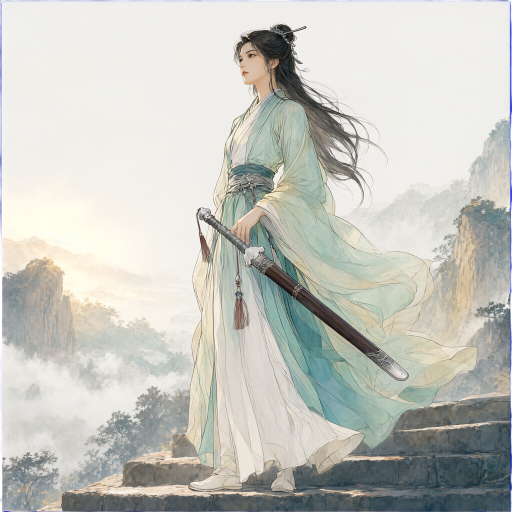
#> input picture apps/backend/comfyui/input_seed/daojie-ref-1003.png, 1024 x 1024 px (shown at 1/2 size); its folder holds only this picture in this run
$ python -i gongbi_v2.py   (imports and definitions only)
#> lines starting #> are read from the running program, lines starting #| are printed output that depends on the picture
"""Local ChapterVideo gongbi-v2 prompt, capability, and review contracts.

The source art-direction lives in the MA ``ma-imagegen`` skill.  This module
is intentionally self-contained so MYStudio does not depend on that workspace
at runtime while retaining source provenance in every generated report.
"""

from __future__ import annotations

import hashlib
import json
import re
from pathlib import Path
from typing import Any

from PIL import Image


STYLE_CONTRACT_VERSION = "gongbi-v3"
# 存量台账/已批准资产为 gongbi-v2;消费侧(审批/回放/参考继承)对两版本均接受。
ACCEPTED_STYLE_CONTRACT_VERSIONS = frozenset({"gongbi-v2", STYLE_CONTRACT_VERSION})
PROMPT_AUDIT_VERSION = "gongbi-v3-prompt-audit-v1"
COLOR_AUDIT_VERSION = "gongbi-v2-color-audit-v3"
REFERENCE_CAPABILITY_SCHEMA_VERSION = "chapter_video-reference-capability-v1"
SOURCE_PROVENANCE = (
    "MA/.claude/skills/ma-imagegen/knowledge/art-direction/"
    "mystudio-chapter_video-gongbi-style-contract.md"
)
COLOR_AUDIT_SOURCE_PROVENANCE = (
    "MA/.claude/skills/ma-imagegen/scripts/"
    "gongbi/chapter_video_gongbi_restyle.py:audit_polychrome_image"
)
REFERENCE_CAPABILITY_MANIFEST = Path(__file__).with_name(
    "gongbi_v2_reference_capabilities.json"
)

STYLE_REFERENCE_ROLE = "style-reference"
REFERENCE_ROLE_ORDER = (
    "scene-viewpoint",
    "canonical",
    "prop-state",
    "previous-approved-frame",
    STYLE_REFERENCE_ROLE,
)
HUMAN_REVIEW_CHECKLIST_FIELDS = (
    "linework",
    "colorBalance",
    "clothingIntegrity",
    "cleanliness",
    "continuity",
    "text",
    "watermark",
)

# These strings are deliberately GPT-safe: no SD weights and no provider-only
# syntax.  They follow the MA ImageGen static order: medium, color/material,
# then light. Scene facts are added separately by the storyboard builder.
STORYBOARD_MEDIUM_LOCK = (
    "gongbi-v3：2D彩色工笔水墨手绘剧情关键帧；媒介规则优先于参考图中的数字渲染、"
    "光影和材质，参考图只继承角色/场景/道具事实。人物的脸、手、发丝、衣缘、接缝、衣褶、"
    "配饰、器物与建筑边缘先以连续白描和铁线描建立结构，再用透明薄层矿物色分染与罩染；"
    "主体密、背景疏，写意只用于山水、雾气、灵气与远景，不用数字厚涂、宽大明暗块或材质高光塑形。"
    "全员衣物完整可穿，保留整袖口、整下摆和闭合缝线，材质可朴素但不可破损。"
    "保持 low visual noise、denoised details、clear readable surfaces、smooth matte finish 与 controlled ink wash，"
    "不放大表面噪声，不把纸纹褶皱、纤维条或扫描纸纹当作完成目标。"
)
STORYBOARD_COLOR_MATERIAL_LOCK = (
    "水墨墨线、淡墨与浅净哑光平涂底（smooth pale matte flat-wash ground）承载画面大关系，"
    "底色为安静象牙白/米色平涂色场；色相跟随角色与场景设定事实，"
    "只用2-3种低饱和矿物色，至少同时包含一组石青/石绿/靛青/玉青冷色薄染和一组赭石/朱砂/矿物朱/旧金暖色薄染，"
    "形成克制但清楚的冷暖关系；综合彩色占比30%-70%仅作人工审稿观察与报告，不作为生成硬门，"
    "但彩色必须形成连续可见色区，不得缩成单个小印记、零散像素或局部微光。"
    "参考图若是灰白、黑白或低饱和，只继承身份、结构和空间事实，不得继承参考图的灰白媒介、综合色量或脏旧滤镜。"
    "天、水、雾与地面不得被单一冷青或灰蓝铺满，成片不得退化为黑白、灰白或单色素描；"
    "矿物颜料颗粒、旧木与藤编须靠线描和薄染区分，旧而不脏。"
)
STORYBOARD_LIGHT_LOCK = (
    "采用柔和均匀平光与浅净哑光平涂底，阴影轻薄有彩色层次；"
    "雾与潮湿只以淡墨留白、细线和局部薄染表现，不作镜面湿面反光、HDR高光或电影级体积雾。"
    "画面干净、完成度高、无统一脏污滤镜。"
)
CLEAN_GONGBI_OUTPUT_LOCK = (
    "CLEAN GONGBI OUTPUT（hard）：保持 low visual noise、denoised details、clear readable surfaces、"
    "smooth matte finish 与 controlled ink wash；保留墨线边缘和克制矿物颜料颗粒，"
    "不放大表面噪声，不把纸纹褶皱、纤维条或扫描纸纹当作完成目标。"
)
STORYBOARD_STYLE_LOCK = " ".join((
    STORYBOARD_MEDIUM_LOCK,
    STORYBOARD_COLOR_MATERIAL_LOCK,
    STORYBOARD_LIGHT_LOCK,
))
DERIVED_ASSET_STYLE_LOCK = (
    "gongbi-v3：彩色工笔资产：先以连续白描和铁线描锁定脸、手、发丝、"
    "衣褶、接缝与器物结构，再以透明薄层矿物色分染与罩染；水墨为主、按角色与场景设定事实彩色点缀"
    "（综合彩色占比30%-70%仅作人工审稿观察，不作为生成硬门，禁灰白化与满幅鲜艳），"
    "使用浅净哑光平涂底、柔和均匀平光和干净完成度；保持 low visual noise、denoised details、clear readable surfaces、"
    "smooth matte finish 与 controlled ink wash。衣物必须完整可穿，保持整袖口、整下摆和闭合缝线。"
)
STORYBOARD_NEGATIVE_CONSTRAINTS = (
    "禁止写实摄影、3D/CGI、塑料磨皮、赛璐璐平涂、西方油画厚涂、霓虹色、"
    "大块灰面塑形、软体积光、照片级景深、HDR高光、电影级体积雾、好莱坞三点布光、"
    "镜面湿面反光、全幅冷青或灰蓝渲染、近黑大面积衣袍或地面、纸纹褶皱、满幅纸纹、"
    "宣纸纤维滤镜、扫描纸纹滤镜、横向纤维条、脏污噪点、"
    "黑白画、灰白画、单色素描、衣物不完整、断裂衣摆、破烂衣物、文字、水印、签名、logo、乱码题字；"
    "dirty texture、muddy texture、compression artifacts、oversharpening halos、random stains、"
    "dirty color clumps、messy lineart、visual noise、paper-wrinkle texture、crumpled-sheet folds、"
    "fiber streaks、incomplete clothing、broken hems。"
)
STORYBOARD_FRAME_NEGATIVE_CONSTRAINTS = (
    f"{STORYBOARD_NEGATIVE_CONSTRAINTS}禁止高对比漫画动作稿、现代/科幻元素、"
    "白底设定图、三视图、资料卡，以及把剧情分镜画成资产设定页；"
    "禁止 reference-card/character-card/prop-card 参考卡、角色卡、道具卡等卡片式叠层，"
    "禁止 picture-in-picture/PIP 画中画、分屏、拼贴、"
    "网格、多面板或带边框缩略图；参考图不得作为可见图层出现在成片中，输出必须是单一全幅连续剧情画面。"
)
STORYBOARD_SCENE_LIGHTING = {
    "dock-main-axis": (
        "金水河傍晚河雾以淡墨留白表现，石青只作局部薄染，赭石余光落在人物脸、手和旧木边缘；"
        "湿木栈以细墨线点出潮湿，不作镜面反光，背景山水以淡墨退远。"
    ),
    "inn-hall-counter-axis": (
        "客栈枯灯以赭石薄染为暖色焦点，门缝夜风使边缘留白收束；铜钱、账册与油布以局部旧金薄染辨识，"
        "室内保持线描可读。"
    ),
    "inn-room-window-axis": (
        "客栈斗室中枯灯赭石薄染与北窗石青薄染并置，床榻、木桌和窗轴以连续线描保持清晰，"
        "均匀纸面光不压暗边角。"
    ),
    "school-lamp-desk-axis": (
        "塾馆油灯的赭石薄染与窗外淡墨雾层并置，孩童面部以连续线描和轻薄阴影保持清晰，"
        "掌心低亮朱砂炭色只作克制焦点。"
    ),
    "inn-room-night-return": (
        "深夜斗室中枯灯与窗外月色只以轻薄石青和赭石薄染表现；床榻、木桌与北窗保持线描可读，"
        "室内以留白收束，不出现塾馆人物。"
    ),
    "river-night-long-axis": (
        "深夜河面与远山之间以淡墨雾层和留白退远，宗门灵舟轮廓保持纸面平光层次，"
        "低亮朱砂火印成为局部焦点。"
    ),
}

MIN_CHROMATIC_RATIO = 0.30
MAX_CHROMATIC_RATIO = 0.70
COLOR_FORWARD_RATIO = 0.45
MIN_HUE_FAMILIES = 1
WARM_XUAN_HUE_MIN = 8
WARM_XUAN_HUE_MAX = 38
WARM_XUAN_SATURATION_MAX = 80
WARM_XUAN_VALUE_MIN = 180
REFERENCE_COLOR_AUDIT_VERSION = "gongbi-v2-reference-color-audit-v2"
REFERENCE_SUBJECT_COLOR_ROLES = frozenset({"canonical", "prop-state"})
REFERENCE_DIAGNOSTIC_COLOR_ROLES = frozenset({"prop-state"})
MIN_REFERENCE_CONTENT_AREA_RATIO = 0.08
REFERENCE_BACKGROUND_DISTANCE = 24.0
REFERENCE_BACKGROUND_LUMA_DELTA = 20.0

REQUIRED_STYLE_MARKERS = (
    STYLE_CONTRACT_VERSION,
    "媒介规则优先于参考图中的数字渲染",
    "连续白描和铁线描",
    "主体密、背景疏",
    "薄层矿物色分染与罩染",
    "浅净哑光平涂底",
    "柔和均匀平光",
    "连续可见色区",
    "不得继承参考图的灰白媒介",
    "low visual noise",
    "denoised details",
    "clear readable surfaces",
    "smooth matte finish",
    "controlled ink wash",
)
CHARACTER_REQUIRED_STYLE_MARKERS = ("衣物完整可穿",)
REFERENCE_REPLACEMENT_PROMPT_VERSION = "gongbi-v3-reference-replacement-v1"
REFERENCE_REPLACEMENT_MAX_CHARS = 900
REFERENCE_REPLACEMENT_SECTIONS = (
    "主体事实",
    "媒介层级",
    "构图空间",
    "色彩材质",
    "光源",
    "反向约束",
)
REFERENCE_REPLACEMENT_DUPLICATE_DIRECTIVES = (
    "柔和均匀平光",
    "浅净哑光平涂底",
    "连续白描和铁线描",
    "30%-70%",
    "禁止写实摄影",
    "脏污噪点",
    "镜面湿面反光",
    "衣物完整可穿",
)
STYLE_SECTION_INTERIOR_LEAKS = ("竹窗", "卷轴", "瀑布", "画案")
RAGGED_CLOTHING_PATTERN = re.compile(
    r"(?:褴褛|破衣|破洞衣|碎边衣|ragged|tattered|shredded)",
    re.IGNORECASE,
)
SD_WEIGHT_PATTERN = re.compile(r"\([^()]{1,200}:\s*\d+(?:\.\d+)?\)")
MONOCHROME_GRAY_BLUE_PATTERN = re.compile(
    r"(?:单一|单色|全幅|仅|只有|统一)[^。；，]{0,20}(?:灰蓝|蓝灰)"
    r"|(?:灰蓝|蓝灰)[^。；，]{0,20}(?:单一|单色|全幅|唯一|主色)",
)
UNSCOPED_REFERENCE_INHERITANCE_PATTERN = re.compile(
    r"(?:保持|确保)所有@图(?:N|\d+)[^。；]{0,40}(?:与参考图一致|参考图一致|一致)"
)
LEGACY_SCENE_PALETTE_TERMS = ("灰蓝", "蓝灰", "深灰", "冷青", "仅作小面积")
POSITIVE_CINEMATIC_RENDER_PATTERN = re.compile(
    r"(?:电影(?:级|感|式)?(?:光|雾|质感)?|HDR(?:高光)?|照片级(?:景深|材质)?|"
    r"镜面(?:湿面)?反光|体积雾|全幅(?:冷青|灰蓝|蓝灰)|浓雾(?:覆盖|吞没)|"
    r"(?:雾气|浓雾)吞没(?:远景|背景)|压暗四角|半明半暗|(?:旧金|断口)冷光|"
    r"(?:古字|题字)[^。；，]{0,12}(?:渗出|发光|闪烁)|"
    r"(?:火印|印记)[^。；，]{0,12}(?:穿破夜色|发光|点亮)|"
    r"暗红[^。；，]{0,12}(?:光|发亮))"
)
V2_PROMPT_FACT_REPLACEMENTS = (
    (
        "深夜雾气吞没远景，断剑与残卷带旧金冷光，宗门灵舟火印穿雾但不破坏低饱和水墨基调",
        "深夜远景以淡墨留白退远，断剑与残卷以局部旧金薄染呈现，宗门灵舟火印为低亮朱砂印记；保持水墨与纸白为主、冷暖色区克制清楚",
    ),
    (
        "深夜斗室内，晏燎掌心余红化成残卷边缘裂痕，末页古字渗出旧金冷光",
        "深夜斗室内，晏燎掌心朱砂余温化成残卷边缘裂痕，末页纹路以克制旧金薄染显出",
    ),
    (
        "宗门灵舟在雾中显形，朱红火印穿破夜色",
        "淡墨雾层中现出宗门灵舟轮廓，低亮朱砂火印成为夜色中的局部焦点",
    ),
    (
        "客栈枯灯偏暖，门缝夜风压暗四角，铜钱、账册、油布和断剑以局部旧金冷光提亮",
        "客栈枯灯以赭石薄染为暖色焦点，门缝夜风使边缘留白收束；铜钱、账册、油布和断剑以局部旧金薄染辨识，室内保持线描可读",
    ),
    (
        "塾馆油灯与窗外冷雾交叠，孩童面部半明半暗，掌心暗红只作克制焦点光",
        "塾馆油灯的赭石薄染与窗外淡墨雾层并置，孩童面部以连续线描和轻薄阴影保持清晰，掌心低亮朱砂炭色只作克制焦点",
    ),
    (
        "阴天晨雾中的冷青漫射光，湿石与河面有克制反光",
        "阴天晨雾以淡墨留白与局部石青薄染表现，湿石与河面只以细墨线和淡赭色点出潮湿，不作镜面反光",
    ),
    (
        "金水河雾冷青漫射，湿木栈反出低亮",
        "金水河晨雾以淡墨留白表现，冷青仅作局部薄染；湿木栈以细墨线和淡赭色点出潮湿，不作镜面反光",
    ),
    ("清晨冷色漫射雾光", "清晨淡墨留白雾光，冷青仅作局部薄染"),
    ("河雾从左后方吞来", "河雾以淡墨留白从左后方漫入"),
    ("湿黑木栈", "潮湿旧木栈，以墨线和淡赭薄染表现"),
    ("断口冷光化作塾馆油灯", "断口的旧金薄染在转场中呼应塾馆油灯"),
    ("断口冷光", "断口的旧金薄染"),
    ("油灯照出一排瘦小影子", "油灯下留下一排瘦小身影"),
    ("晏燎掌心皮肉下浮起一点暗红炭光", "晏燎掌心皮肉下浮起一点低亮朱砂炭色"),
    ("暗红微光", "低亮朱砂微色"),
    ("暗红余光", "低亮朱砂余色"),
    ("暗红余温", "朱砂余温"),
    ("朱红火印", "朱红火印仅作低亮朱砂印记，不发光、无霓虹边缘、无文字或logo"),
    ("青盐水", "淡石青盐水"),
    ("一屋破衣湿鞋", "一屋朴素完整短褐与湿鞋"),
    ("孩童破衣湿鞋", "孩童朴素完整短褐与湿鞋"),
    ("破衣湿鞋", "朴素完整短褐与湿鞋"),
    ("褴褛短褐与破旧裤装", "朴素完整短褐与完整旧式裤装"),
    ("褴褛短褐", "朴素完整短褐"),
    ("破旧裤装", "完整旧式裤装"),
    ("破衣", "朴素完整短褐"),
)
V2_NEGATIVE_CLOTHING_REPLACEMENTS = (
    ("极端破衣乞丐装", "衣物不完整或断裂衣摆"),
    ("破衣乞丐装", "衣物不完整或断裂衣摆"),
    ("破洞衣", "衣物不完整"),
    ("碎边衣", "断裂衣摆"),
    ("破衣", "衣物不完整"),
    ("褴褛", "衣物不完整"),
    ("ragged", "incomplete clothing"),
    ("tattered", "incomplete clothing"),
    ("shredded", "incomplete clothing"),
)
V2_SCENE_PALETTE_REPLACEMENTS = (
    ("湿石深灰", "湿石淡墨赭色"),
    ("灰蓝", "石青"),
    ("蓝灰", "玉青"),
    ("深灰", "淡墨赭色"),
    ("冷青", "石青"),
    ("仅作小面积叙事焦点", "形成连续可见的暖色薄染区"),
    ("仅作小面积焦点", "形成连续可见的暖色薄染区"),
    ("仅作小面积点缀", "形成连续可见的暖色薄染区"),
)
INCOMPATIBLE_WARDROBE_VERSIONS = {
    "dock-ragged": (
        "dock-ragged 与 gongbi-v3 完整衣物合同不兼容；"
        "必须创建非覆盖的完整工装 Bible 版本，禁止只改提示词名称继续复用原图"
    ),
}


def canonical_json(value: Any) -> str:
    return json.dumps(value, ensure_ascii=False, sort_keys=True, separators=(",", ":"))


def _sha256(value: Any) -> str:
    return hashlib.sha256(canonical_json(value).encode("utf-8")).hexdigest()


# [26 lines left out: functions style_contract_fingerprint, render_prompt_safe_story_facts, not called in this run]


def render_prompt_wardrobe_version(value: str) -> str:
    return str(value or "").strip()


# [12 lines left out: functions render_prompt_safe_wardrobe_version, render_prompt_safe_scene_palette, not called in this run]


def render_prompt_version_identifier(value: str) -> str:
    return str(value or "")


# [5 lines left out: function assert_v2_wardrobe_compatible, not called in this run]


def is_v2_wardrobe_compatible(value: str) -> bool:
    return render_prompt_wardrobe_version(value) not in INCOMPATIBLE_WARDROBE_VERSIONS


# [5 lines left out: function render_prompt_safe_negative_constraints, not called in this run]


def storyboard_scene_lighting(viewpoint_id: str) -> str:
    return STORYBOARD_SCENE_LIGHTING.get(str(viewpoint_id or "").strip(), "")


def normalize_reference_roles(reference_roles: list[str] | tuple[str, ...] | None) -> list[str]:
    return [str(role or "").strip() for role in reference_roles or []]


# [328 lines left out: functions _invalid_capability, load_reference_capability_manifest, resolve_reference_capability, assert_reference_capability, reference_capability_fingerprint, reference_semantic_role_evidence and 4 more, not called in this run]


def assert_prompt_quality_audit(audit: dict[str, Any]) -> None:
    if audit.get("status") != "pass":
        raise RuntimeError("工笔 V2 提示词审计失败: " + ", ".join(audit.get("violations") or ["unknown"]))


# [105 lines left out: functions is_warm_xuan_paper_neutral, audit_color, _reference_background_rgb, not called in this run]


def _reference_subject_pixels(image_path: Path) -> tuple[list[tuple[int, int, int]], float, tuple[int, int, int] | None]:
    with Image.open(image_path) as opened:
#> opened is the input picture: PIL image 1024x1024 RGBA; mean R, G, B, A 195.6, 196.2, 190.3, 252.7
        has_alpha = "A" in opened.getbands() or "transparency" in opened.info
#> has_alpha = True
        working = opened.convert("RGBA" if has_alpha else "RGB")
    working.thumbnail((192, 192), Image.Resampling.LANCZOS)
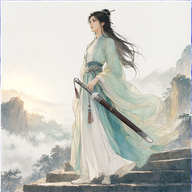
#> working: PIL image 192x192 RGBA; mean R, G, B, A 196.7, 197.3, 190.8, 252.9; transparent parts drawn white
    alpha = working.getchannel("A") if working.mode == "RGBA" else None
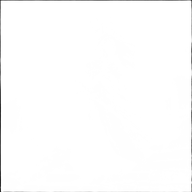
#> alpha: PIL image 192x192 L; min 43, max 255, mean 252.9
    rgb = working.convert("RGB")
    pixel_reader = getattr(rgb, "get_flattened_data", rgb.getdata)
    rgb_pixels = list(pixel_reader())
#> rgb_pixels = 36864 items
    if alpha is not None:
        alpha_reader = getattr(alpha, "get_flattened_data", alpha.getdata)
        alpha_pixels = list(alpha_reader())
#> alpha_pixels = 36864 items
        subject = [pixel for pixel, alpha_value in zip(rgb_pixels, alpha_pixels) if alpha_value >= 16]
#> subject = 36864 items
        return subject, len(subject) / max(1, len(rgb_pixels)), None

    background = _reference_background_rgb(rgb)
    background_luma = sum(background) / 3
    distance_limit = REFERENCE_BACKGROUND_DISTANCE ** 2
    subject = []
    for pixel in rgb_pixels:
        distance = sum((pixel[channel] - background[channel]) ** 2 for channel in range(3))
        if distance >= distance_limit or sum(pixel) / 3 <= background_luma - REFERENCE_BACKGROUND_LUMA_DELTA:
            subject.append(pixel)
    return subject, len(subject) / max(1, len(rgb_pixels)), background


# [116 lines left out: functions _reference_subject_color_metrics, audit_reference_color, write_color_audit, normalize_review_checklist, not called in this run]


def is_complete_approved_review_checklist(checklist: dict[str, Any] | None) -> bool:
    normalized = normalize_review_checklist(checklist)
    return all(normalized[field] is True for field in HUMAN_REVIEW_CHECKLIST_FIELDS)

>>> result = _reference_subject_pixels('../../../backend/comfyui/input_seed/daojie-ref-1003.png')
